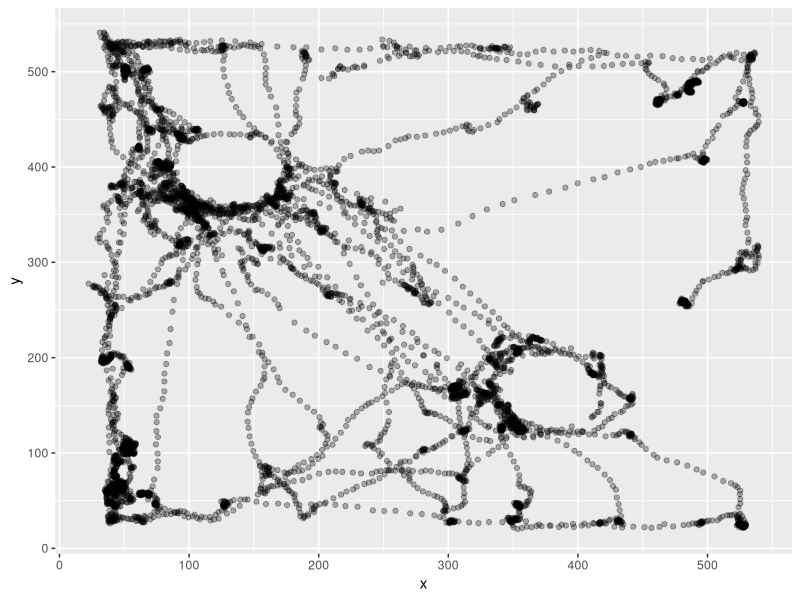
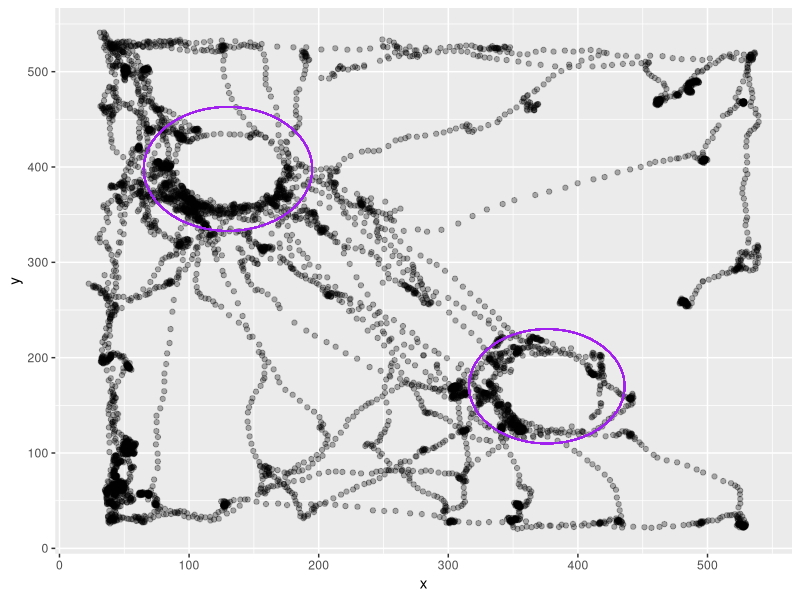
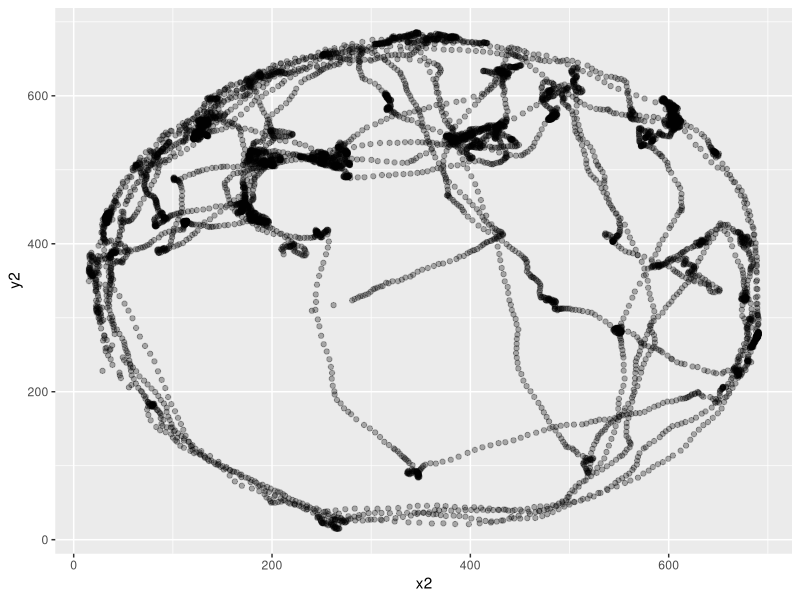

Write R code to recreate these figures, in order. (Note: this script raises an error after producing the figures.)
rm(list = ls())
library(tidyverse)
SimilarLearn <- read_csv("240730_r1586_0_baseline_learn.csv")
SimilarLearn <- SimilarLearn %>%
  select(!15:24) %>%
  filter(Value.Item1.Item1.Item2>119) %>%
  rename(pixelx = Value.Item1.Item1.Item3.X, pixely = Value.Item1.Item1.Item3.Y, TimePoint = Value.Item1.Item1.Item2) %>%
  select(!1, !14) %>%
  filter(!Value.Item2 == TRUE) %>%
  na.omit 
x1 <- c(SimilarLearn$pixelx)
y1 <- c(SimilarLearn$pixely)
df1 <- data.frame(x = x1, y = y1)
p1 <- ggplot(df1, aes(x = x, y = y)) +
  geom_point(alpha = 0.3)
p1
library(ggforce)
#Blue represents gnome, red represents green jar.
p1circle <- p1 + geom_circle(aes(x0 = 376, y0 = 170, r = 60), color = "purple")
p1circle <- p1circle + geom_circle(aes(x0 = 130, y0 = 398, r = 65), color = "purple")
p1circle
radius <- 60
center_x1 <- 376
center_y1 <- 170
df1$distance <- sqrt((df1$x - center_x1)^2 + (df1$y - center_y1)^2)
points_in_circle1 <- sum(df1$distance <= radius)
print(points_in_circle1)
center_x2 <- 130
center_y2 <- 398
df1$distance1 <- sqrt((df1$x - center_x2)^2 + (df1$y - center_y2)^2)
points_in_circle2 <- sum(df1$distance1 <= radius)
print(points_in_circle2)

BaselineLearn <- read_csv("240730_r1586_different_1.csv")
BaselineLearn <- BaselineLearn %>%
  select(!15:24) %>%
  filter(Value.Item1.Item1.Item2>54) %>%
  rename(pixelx = Value.Item1.Item1.Item3.X, pixely = Value.Item1.Item1.Item3.Y, TimePoint = Value.Item1.Item1.Item2) %>%
  select(!1, !14) %>%
  na.omit
Baselinelearn <- BaselineLearn %>%
  filter(!Value.Item2 == TRUE) 
x2 <- c(BaselineLearn$pixelx)
y2 <- c(BaselineLearn$pixely)
df2 <- data.frame(x = x2, y = y2)
p2 <- ggplot(df2, aes(x = x2, y = y2)) +
  geom_point(alpha = 0.3)
p2
p2circle <- p2 + geom_circle(aes(x0 = 502, y0 = 258, r = 65), color = "green")
p2circle <- p2circle + geom_circle(aes(x0 = 225, y0 = 468, r = 65), color = "green")
p2circle
radius <- 65
center_x1 <- 502
center_y1 <- 258
df2$distance <- sqrt((df2$x - center_x1)^2 + (df2$y - center_y1)^2)
points_in_circle2 <- sum(df2$distance <= radius)
print(points_in_circle2)
center_x2 <- 225
center_y2 <- 468
df2$distance1 <- sqrt((df2$x - center_x2)^2 + (df2$y - center_y2)^2)
points_in_circle2 <- sum(df2$distance1 <= radius)
print(points_in_circle2)

SimilarTest <- read_csv("240730_r1586_2_baseline_test.csv")
SimilarTest <- SimilarTest %>%
  select(!15:24) %>%
  filter(Value.Item1.Item1.Item2>70) %>%
  rename(pixelx = Value.Item1.Item1.Item3.X, pixely = Value.Item1.Item1.Item3.Y, TimePoint = Value.Item1.Item1.Item2) %>%
  select(!1, !14) %>%
  na.omit
SimilarTest <- SimilarTest %>%
  filter(!Value.Item2 == TRUE)
x3 <- c(SimilarTest$pixelx)
y3 <- c(SimilarTest$pixely)
df3 <- data.frame(x = x3, y = y3)
p3 <- ggplot(df3, aes(x = x3, y = y3)) +
  geom_point(alpha = 0.3)
p3
p3circle <- p3 + geom_circle(aes(x0 = 376, y0 = 175, r = 60), color = "purple")
p3circle <- p3circle + geom_circle(aes(x0 = 135, y0 = 393, r = 60), color = "green") +
  ggtitle("baseline")
p3circle
radius <- 60
center_x3 <- 376
center_y3 <- 175
df3$distance <- sqrt((df3$x - center_x3)^2 + (df3$y - center_y3)^2)
points_in_circle3 <- sum(df3$distance <= radius)
print(points_in_circle3)
center_x3 <- 135
center_y3 <- 393
df3$distance1 <- sqrt((df3$x - center_x3)^2 + (df3$y - center_y3)^2)
points_in_circle3 <- sum(df3$distance1 <= radius)
print(points_in_circle3)

DifferentLearn <- read_csv("240730_r1586_3_baseline_learn.csv")
DifferentLearn <- DifferentLearn %>%
  select(!15:24) %>%
  filter(Value.Item1.Item1.Item2>380) %>%
  rename(pixelx = Value.Item1.Item1.Item3.X, pixely = Value.Item1.Item1.Item3.Y, TimePoint = Value.Item1.Item1.Item2) %>%
  select(!1, !14) %>%
  na.omit
DifferentLearn <- DifferentLearn %>%
  filter(!Value.Item2 == TRUE)
x4 <- c(DifferentLearn$pixelx)
y4 <- c(DifferentLearn$pixely)
df4 <- data.frame(x = x4, y = y4)
p4 <- ggplot(df4, aes(x = x4, y = y4)) +
  geom_point(alpha = 0.3)
p4
p4circle <- p4 + geom_circle(aes(x0 = 381, y0 = 170, r = 60), color = "red")
p4circle <- p4circle + geom_circle(aes(x0 = 135, y0 = 398, r = 60), color = "red")
p4circle
radius <- 60
center_x4 <- 381
center_y4 <- 170
df4$distance <- sqrt((df4$x - center_x4)^2 + (df4$y - center_y4)^2)
points_in_circle4 <- sum(df4$distance <= radius)
print(points_in_circle4)
center_x4 <- 135
center_y4 <- 398
df4$distance1 <- sqrt((df4$x - center_x4)^2 + (df4$y - center_y4)^2)
points_in_circle4 <- sum(df4$distance1 <= radius)
print(points_in_circle4)

BaselineLearn1 <- read_csv("240730_r1586_4_similar_learn.csv")
BaselineLearn1 <- BaselineLearn1 %>%
  select(!15:24) %>%
  filter(Value.Item1.Item1.Item2>119) %>%
  rename(pixelx = Value.Item1.Item1.Item3.X, pixely = Value.Item1.Item1.Item3.Y, TimePoint = Value.Item1.Item1.Item2) %>%
  select(!1, !14) %>%
  na.omit %>%
  filter(!Value.Item2 == TRUE)
x5 <- c(BaselineLearn1$pixelx)
y5 <- c(BaselineLearn1$pixely)
df5 <- data.frame(x = x5, y = y5)
p5 <- ggplot(df5, aes(x = x5, y = y5)) +
  geom_point(alpha = 0.3)
p5
p5circle <- p5 + geom_circle(aes(x0 = 386, y0 = 165, r = 60), color = "blue")
p5circle <- p5circle + geom_circle(aes(x0 = 130, y0 = 393, r = 60), color = "blue")
p5circle
radius <- 60
center_x5 <- 386
center_y5 <- 165
df5$distance <- sqrt((df5$x - center_x5)^2 + (df5$y - center_y5)^2)
points_in_circle5 <- sum(df5$distance <= radius)
print(points_in_circle5)
center_x6 <- 130
center_y6 <- 393
df5$distance1 <- sqrt((df5$x - center_x6)^2 + (df5$y - center_y6)^2)
points_in_circle6 <- sum(df5$distance1 <= radius)
print(points_in_circle6)

DifferentTest <- read_csv("240730_r1586_5_baseline_test.csv")
DifferentTest <- DifferentTest %>%
  select(!15:24) %>%
  filter(Value.Item1.Item1.Item2>120) %>%
  rename(pixelx = Value.Item1.Item1.Item3.X, pixely = Value.Item1.Item1.Item3.Y, TimePoint = Value.Item1.Item1.Item2) %>%
  select(!1, !14) %>%
  filter(!Value.Item2 == TRUE) %>%
  na.omit
x6 <- c(DifferentTest$pixelx)
y6 <- c(DifferentTest$pixely)
df6 <- data.frame(x = x6, y = y6)
p6 <- ggplot(df6, aes(x = x6, y = y6)) +
  geom_point(alpha = 0.3)
p6
p6circle <- p6 + geom_circle(aes(x0 = 386, y0 = 158, r = 60), color = "red")
p6circle <- p6circle + geom_circle(aes(x0 = 130, y0 = 383, r = 60), color = "blue")
p6circle
radius <- 60
center_x6 <- 386
center_y6 <- 158
df6$distance <- sqrt((df6$x - center_x6)^2 + (df6$y - center_y6)^2)
points_in_circle6 <- sum(df6$distance <= radius)
print(points_in_circle6)
center_x6 <- 130
center_y6 <- 383
df6$distance1 <- sqrt((df6$x - center_x6)^2 + (df6$y - center_y6)^2)
points_in_circle6 <- sum(df6$distance1 <= radius)
print(points_in_circle6)


